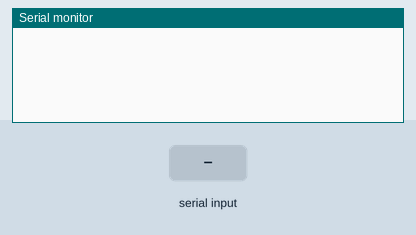
Recording of a sketch running on a simulated Arduino Uno, built with avr-gcc and run on an emulated ATmega328P. Parts: the last lines printed to the serial monitor. Inputs (shaded band) come from the test bench.

Above: at 1.2 s.
1.3 s: "90,45\n" received over Serial
At 2.1 s:
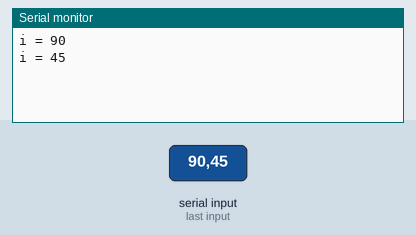
2.8 s: "30,150\n" received over Serial
At 3.2 s:
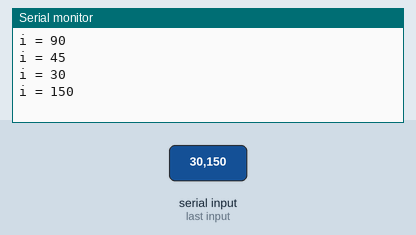
Timing chart, 0 to 5.8 s (numbered marks = the images above; inputs shaded):
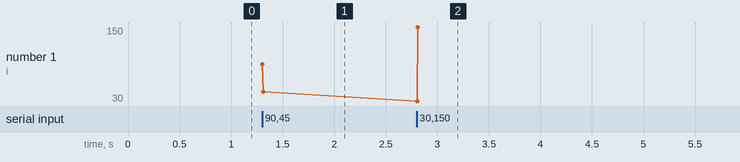

Measured:
- after the input at 1.3 s, the serial monitor: prints a new line at once (image 1)
- after the input at 2.8 s, the serial monitor: prints a new line at once (image 2)
- plotted number 1: 45 → 150 after the input at 2.8 s

The sketch:

parsing_data_integer_dalam_string.ino
```cpp
// source:
// https://www.youtube.com/watch?v=eKH4mZQhBWQ
// https://www.youtube.com/watch?v=q416XXJDE_M

long i=0;
void setup()
{
  Serial.begin(9600);
  Serial.setTimeout(10);
}

void loop()
{
  while(Serial.available()==0){}
  i=Serial.parseInt();

  // saya tambahkan sedikit modifikasi di bagian ini, dg menambahkan if(Serial.available()>0)
  // karena sebelumnya selalu muncul i = 0 di bagian akhir serial monitor.
  if(Serial.available()>0){
  Serial.print("i = ");
  Serial.println(i);
  }
}
```
